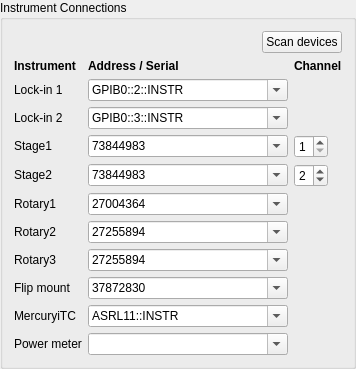
             <widget class="QGroupBox" name="connGroup">
              <property name="sizePolicy">
               <sizepolicy hsizetype="Preferred" vsizetype="Maximum">
                <horstretch>0</horstretch>
                <verstretch>0</verstretch>
               </sizepolicy>
              </property>
              <property name="title">
               <string>Instrument Connections</string>
              </property>
              <layout class="QGridLayout" name="connGrid" columnstretch="0,1,0">
               <item row="0" column="0" colspan="3" alignment="Qt::AlignmentFlag::AlignRight">
                <widget class="QPushButton" name="scanDevices">
                 <property name="sizePolicy">
                  <sizepolicy hsizetype="Fixed" vsizetype="Fixed">
                   <horstretch>0</horstretch>
                   <verstretch>0</verstretch>
                  </sizepolicy>
                 </property>
                 <property name="toolTip">
                  <string>&lt;html&gt;&lt;head/&gt;&lt;body&gt;&lt;p&gt;&lt;span style=&quot; font-weight:700;&quot;&gt;Scan devices&lt;/span&gt;&lt;/p&gt;&lt;p&gt;Lists the VISA resources (GPIB / serial / USB) and the Thorlabs Kinesis serial numbers currently visible to this PC, and offers them in the drop-down lists. The values already entered are kept.&lt;/p&gt;&lt;/body&gt;&lt;/html&gt;</string>
                 </property>
                 <property name="text">
                  <string>Scan devices</string>
                 </property>
                </widget>
               </item>
               <item row="1" column="0">
                <widget class="QLabel" name="connHead_0">
                 <property name="sizePolicy">
                  <sizepolicy hsizetype="Preferred" vsizetype="Fixed">
                   <horstretch>0</horstretch>
                   <verstretch>0</verstretch>
                  </sizepolicy>
                 </property>
                 <property name="font">
                  <font>
                   <bold>true</bold>
                  </font>
                 </property>
                 <property name="text">
                  <string>Instrument</string>
                 </property>
                 <property name="mytype" stdset="0">
                  <string>label</string>
                 </property>
                </widget>
               </item>
               <item row="1" column="1">
                <widget class="QLabel" name="connHead_1">
                 <property name="sizePolicy">
                  <sizepolicy hsizetype="Preferred" vsizetype="Fixed">
                   <horstretch>0</horstretch>
                   <verstretch>0</verstretch>
                  </sizepolicy>
                 </property>
                 <property name="font">
                  <font>
                   <bold>true</bold>
                  </font>
                 </property>
                 <property name="text">
                  <string>Address / Serial</string>
                 </property>
                 <property name="mytype" stdset="0">
                  <string>label</string>
                 </property>
                </widget>
               </item>
               <item row="1" column="2">
                <widget class="QLabel" name="connHead_2">
                 <property name="sizePolicy">
                  <sizepolicy hsizetype="Preferred" vsizetype="Fixed">
                   <horstretch>0</horstretch>
                   <verstretch>0</verstretch>
                  </sizepolicy>
                 </property>
                 <property name="font">
                  <font>
                   <bold>true</bold>
                  </font>
                 </property>
                 <property name="text">
                  <string>Channel</string>
                 </property>
                 <property name="mytype" stdset="0">
                  <string>label</string>
                 </property>
                </widget>
               </item>
               <item row="2" column="0">
                <widget class="QLabel" name="connLabel_Lockin1">
                 <property name="sizePolicy">
                  <sizepolicy hsizetype="Preferred" vsizetype="Fixed">
                   <horstretch>0</horstretch>
                   <verstretch>0</verstretch>
                  </sizepolicy>
                 </property>
                 <property name="text">
                  <string>Lock-in 1</string>
                 </property>
                 <property name="mytype" stdset="0">
                  <string>label</string>
                 </property>
                </widget>
               </item>
               <item row="2" column="1">
                <widget class="QComboBox" name="Lockin1_res">
                 <property name="sizePolicy">
                  <sizepolicy hsizetype="Expanding" vsizetype="Fixed">
                   <horstretch>0</horstretch>
                   <verstretch>0</verstretch>
                  </sizepolicy>
                 </property>
                 <property name="minimumSize">
                  <size>
                   <width>200</width>
                   <height>0</height>
                  </size>
                 </property>
                 <property name="toolTip">
                  <string>VISA resource of Lock-in 1 (SR830), e.g. GPIB0::2::INSTR. Pick from the list after Scan devices, or type it in.</string>
                 </property>
                 <property name="editable">
                  <bool>true</bool>
                 </property>
                 <item>
                  <property name="text">
                   <string>GPIB0::2::INSTR</string>
                  </property>
                 </item>
                </widget>
               </item>
               <item row="3" column="0">
                <widget class="QLabel" name="connLabel_Lockin2">
                 <property name="sizePolicy">
                  <sizepolicy hsizetype="Preferred" vsizetype="Fixed">
                   <horstretch>0</horstretch>
                   <verstretch>0</verstretch>
                  </sizepolicy>
                 </property>
                 <property name="text">
                  <string>Lock-in 2</string>
                 </property>
                 <property name="mytype" stdset="0">
                  <string>label</string>
                 </property>
                </widget>
               </item>
               <item row="3" column="1">
                <widget class="QComboBox" name="Lockin2_res">
                 <property name="sizePolicy">
                  <sizepolicy hsizetype="Expanding" vsizetype="Fixed">
                   <horstretch>0</horstretch>
                   <verstretch>0</verstretch>
                  </sizepolicy>
                 </property>
                 <property name="minimumSize">
                  <size>
                   <width>200</width>
                   <height>0</height>
                  </size>
                 </property>
                 <property name="toolTip">
                  <string>VISA resource of Lock-in 2 (SR830), e.g. GPIB0::3::INSTR. Pick from the list after Scan devices, or type it in.</string>
                 </property>
                 <property name="editable">
                  <bool>true</bool>
                 </property>
                 <item>
                  <property name="text">
                   <string>GPIB0::3::INSTR</string>
                  </property>
                 </item>
                </widget>
               </item>
               <item row="4" column="0">
                <widget class="QLabel" name="connLabel_Stage1">
                 <property name="sizePolicy">
                  <sizepolicy hsizetype="Preferred" vsizetype="Fixed">
                   <horstretch>0</horstretch>
                   <verstretch>0</verstretch>
                  </sizepolicy>
                 </property>
                 <property name="text">
                  <string>Stage1</string>
                 </property>
                 <property name="mytype" stdset="0">
                  <string>label</string>
                 </property>
                </widget>
               </item>
               <item row="4" column="1">
                <widget class="QComboBox" name="Stage1_res">
                 <property name="sizePolicy">
                  <sizepolicy hsizetype="Expanding" vsizetype="Fixed">
                   <horstretch>0</horstretch>
                   <verstretch>0</verstretch>
                  </sizepolicy>
                 </property>
                 <property name="minimumSize">
                  <size>
                   <width>200</width>
                   <height>0</height>
                  </size>
                 </property>
                 <property name="toolTip">
                  <string>Kinesis serial number of the Stage1 controller (BBD202). Pick from the list after Scan devices, or type it in.</string>
                 </property>
                 <property name="editable">
                  <bool>true</bool>
                 </property>
                 <item>
                  <property name="text">
                   <string>73844983</string>
                  </property>
                 </item>
                </widget>
               </item>
               <item row="4" column="2">
                <widget class="QSpinBox" name="Stage1_ch">
                 <property name="sizePolicy">
                  <sizepolicy hsizetype="Fixed" vsizetype="Fixed">
                   <horstretch>0</horstretch>
                   <verstretch>0</verstretch>
                  </sizepolicy>
                 </property>
                 <property name="toolTip">
                  <string>Controller channel of this axis.</string>
                 </property>
                 <property name="minimum">
                  <number>1</number>
                 </property>
                 <property name="maximum">
                  <number>4</number>
                 </property>
                 <property name="value">
                  <number>1</number>
                 </property>
                </widget>
               </item>
               <item row="5" column="0">
                <widget class="QLabel" name="connLabel_Stage2">
                 <property name="sizePolicy">
                  <sizepolicy hsizetype="Preferred" vsizetype="Fixed">
                   <horstretch>0</horstretch>
                   <verstretch>0</verstretch>
                  </sizepolicy>
                 </property>
                 <property name="text">
                  <string>Stage2</string>
                 </property>
                 <property name="mytype" stdset="0">
                  <string>label</string>
                 </property>
                </widget>
               </item>
               <item row="5" column="1">
                <widget class="QComboBox" name="Stage2_res">
                 <property name="sizePolicy">
                  <sizepolicy hsizetype="Expanding" vsizetype="Fixed">
                   <horstretch>0</horstretch>
                   <verstretch>0</verstretch>
                  </sizepolicy>
                 </property>
                 <property name="minimumSize">
                  <size>
                   <width>200</width>
                   <height>0</height>
                  </size>
                 </property>
                 <property name="toolTip">
                  <string>Kinesis serial number of the Stage2 controller (BBD202). Pick from the list after Scan devices, or type it in.</string>
                 </property>
                 <property name="editable">
                  <bool>true</bool>
                 </property>
                 <item>
                  <property name="text">
                   <string>73844983</string>
                  </property>
                 </item>
                </widget>
               </item>
               <item row="5" column="2">
                <widget class="QSpinBox" name="Stage2_ch">
                 <property name="sizePolicy">
                  <sizepolicy hsizetype="Fixed" vsizetype="Fixed">
                   <horstretch>0</horstretch>
                   <verstretch>0</verstretch>
                  </sizepolicy>
                 </property>
                 <property name="toolTip">
                  <string>Controller channel of this axis.</string>
                 </property>
                 <property name="minimum">
                  <number>1</number>
                 </property>
                 <property name="maximum">
                  <number>4</number>
                 </property>
                 <property name="value">
                  <number>2</number>
                 </property>
                </widget>
               </item>
               <item row="6" column="0">
                <widget class="QLabel" name="connLabel_Rot1">
                 <property name="sizePolicy">
                  <sizepolicy hsizetype="Preferred" vsizetype="Fixed">
                   <horstretch>0</horstretch>
                   <verstretch>0</verstretch>
                  </sizepolicy>
                 </property>
                 <property name="text">
                  <string>Rotary1</string>
                 </property>
                 <property name="mytype" stdset="0">
                  <string>label</string>
                 </property>
                </widget>
               </item>
               <item row="6" column="1">
                <widget class="QComboBox" name="Rot1_res">
                 <property name="sizePolicy">
                  <sizepolicy hsizetype="Expanding" vsizetype="Fixed">
                   <horstretch>0</horstretch>
                   <verstretch>0</verstretch>
                  </sizepolicy>
                 </property>
                 <property name="minimumSize">
                  <size>
                   <width>200</width>
                   <height>0</height>
                  </size>
                 </property>
                 <property name="toolTip">
                  <string>Kinesis serial number of the Rotary1 controller. Pick from the list after Scan devices, or type it in.</string>
                 </property>
                 <property name="editable">
                  <bool>true</bool>
                 </property>
                 <item>
                  <property name="text">
                   <string>27004364</string>
                  </property>
                 </item>
                </widget>
               </item>
               <item row="7" column="0">
                <widget class="QLabel" name="connLabel_Rot2">
                 <property name="sizePolicy">
                  <sizepolicy hsizetype="Preferred" vsizetype="Fixed">
                   <horstretch>0</horstretch>
                   <verstretch>0</verstretch>
                  </sizepolicy>
                 </property>
                 <property name="text">
                  <string>Rotary2</string>
                 </property>
                 <property name="mytype" stdset="0">
                  <string>label</string>
                 </property>
                </widget>
               </item>
               <item row="7" column="1">
                <widget class="QComboBox" name="Rot2_res">
                 <property name="sizePolicy">
                  <sizepolicy hsizetype="Expanding" vsizetype="Fixed">
                   <horstretch>0</horstretch>
                   <verstretch>0</verstretch>
                  </sizepolicy>
                 </property>
                 <property name="minimumSize">
                  <size>
                   <width>200</width>
                   <height>0</height>
                  </size>
                 </property>
                 <property name="toolTip">
                  <string>Kinesis serial number of the Rotary2 controller. Pick from the list after Scan devices, or type it in.</string>
                 </property>
                 <property name="editable">
                  <bool>true</bool>
                 </property>
                 <item>
                  <property name="text">
                   <string>27255894</string>
                  </property>
                 </item>
                </widget>
               </item>
               <item row="8" column="0">
                <widget class="QLabel" name="connLabel_Rot3">
                 <property name="sizePolicy">
                  <sizepolicy hsizetype="Preferred" vsizetype="Fixed">
                   <horstretch>0</horstretch>
                   <verstretch>0</verstretch>
                  </sizepolicy>
                 </property>
                 <property name="text">
                  <string>Rotary3</string>
                 </property>
                 <property name="mytype" stdset="0">
                  <string>label</string>
                 </property>
                </widget>
               </item>
               <item row="8" column="1">
                <widget class="QComboBox" name="Rot3_res">
                 <property name="sizePolicy">
                  <sizepolicy hsizetype="Expanding" vsizetype="Fixed">
                   <horstretch>0</horstretch>
                   <verstretch>0</verstretch>
                  </sizepolicy>
                 </property>
                 <property name="minimumSize">
                  <size>
                   <width>200</width>
                   <height>0</height>
                  </size>
                 </property>
                 <property name="toolTip">
                  <string>Kinesis serial number of the Rotary3 controller. Pick from the list after Scan devices, or type it in.</string>
                 </property>
                 <property name="editable">
                  <bool>true</bool>
                 </property>
                 <item>
                  <property name="text">
                   <string>27255894</string>
                  </property>
                 </item>
                </widget>
               </item>
               <item row="9" column="0">
                <widget class="QLabel" name="connLabel_FM">
                 <property name="sizePolicy">
                  <sizepolicy hsizetype="Preferred" vsizetype="Fixed">
                   <horstretch>0</horstretch>
                   <verstretch>0</verstretch>
                  </sizepolicy>
                 </property>
                 <property name="text">
                  <string>Flip mount</string>
                 </property>
                 <property name="mytype" stdset="0">
                  <string>label</string>
                 </property>
                </widget>
               </item>
               <item row="9" column="1">
                <widget class="QComboBox" name="FM_res">
                 <property name="sizePolicy">
                  <sizepolicy hsizetype="Expanding" vsizetype="Fixed">
                   <horstretch>0</horstretch>
                   <verstretch>0</verstretch>
                  </sizepolicy>
                 </property>
                 <property name="minimumSize">
                  <size>
                   <width>200</width>
                   <height>0</height>
                  </size>
                 </property>
                 <property name="toolTip">
                  <string>Kinesis serial number of the flip mount (MFF). Pick from the list after Scan devices, or type it in.</string>
                 </property>
                 <property name="editable">
                  <bool>true</bool>
                 </property>
                 <item>
                  <property name="text">
                   <string>37872830</string>
                  </property>
                 </item>
                </widget>
               </item>
               <item row="10" column="0">
                <widget class="QLabel" name="connLabel_iTC">
                 <property name="sizePolicy">
                  <sizepolicy hsizetype="Preferred" vsizetype="Fixed">
                   <horstretch>0</horstretch>
                   <verstretch>0</verstretch>
                  </sizepolicy>
                 </property>
                 <property name="text">
                  <string>MercuryiTC</string>
                 </property>
                 <property name="mytype" stdset="0">
                  <string>label</string>
                 </property>
                </widget>
               </item>
               <item row="10" column="1">
                <widget class="QComboBox" name="iTC_res">
                 <property name="sizePolicy">
                  <sizepolicy hsizetype="Expanding" vsizetype="Fixed">
                   <horstretch>0</horstretch>
                   <verstretch>0</verstretch>
                  </sizepolicy>
                 </property>
                 <property name="minimumSize">
                  <size>
                   <width>200</width>
                   <height>0</height>
                  </size>
                 </property>
                 <property name="toolTip">
                  <string>VISA resource of the MercuryiTC temperature controller, e.g. ASRL11::INSTR (serial port COM11). Pick from the list after Scan devices, or type it in.</string>
                 </property>
                 <property name="editable">
                  <bool>true</bool>
                 </property>
                 <item>
                  <property name="text">
                   <string>ASRL11::INSTR</string>
                  </property>
                 </item>
                </widget>
               </item>
               <item row="11" column="0">
                <widget class="QLabel" name="connLabel_PM">
                 <property name="sizePolicy">
                  <sizepolicy hsizetype="Preferred" vsizetype="Fixed">
                   <horstretch>0</horstretch>
                   <verstretch>0</verstretch>
                  </sizepolicy>
                 </property>
                 <property name="text">
                  <string>Power meter</string>
                 </property>
                 <property name="mytype" stdset="0">
                  <string>label</string>
                 </property>
                </widget>
               </item>
               <item row="11" column="1">
                <widget class="QComboBox" name="PM_res">
                 <property name="sizePolicy">
                  <sizepolicy hsizetype="Expanding" vsizetype="Fixed">
                   <horstretch>0</horstretch>
                   <verstretch>0</verstretch>
                  </sizepolicy>
                 </property>
                 <property name="minimumSize">
                  <size>
                   <width>200</width>
                   <height>0</height>
                  </size>
                 </property>
                 <property name="toolTip">
                  <string>VISA resource of the PM100D power meter (reserved - the power meter is not used by the program yet). Pick from the list after Scan devices, or type it in.</string>
                 </property>
                 <property name="editable">
                  <bool>true</bool>
                 </property>
                </widget>
               </item>
              </layout>
             </widget>
